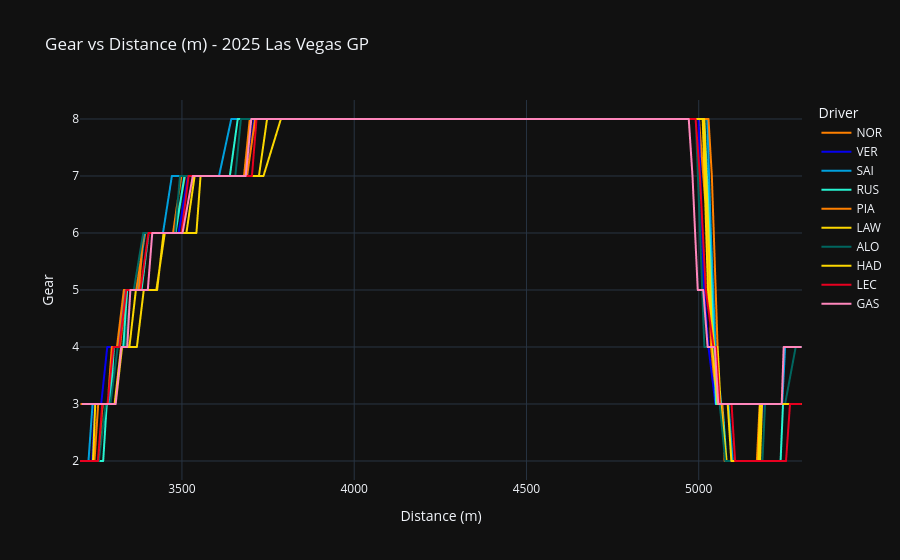

Here is the notebook cell this chart was saved with:
### Code cell
nGear25 = px.line(
    q25_tele,
    x='Distance',
    y='nGear',
    color='Driver',
    color_discrete_map=driver_colors,
    template='plotly_dark',
    title='Gear vs Distance (m) - 2025 Las Vegas GP',
    labels={'Distance': 'Distance (m)', 'nGear': 'Gear'},
)
nGear25.show()
